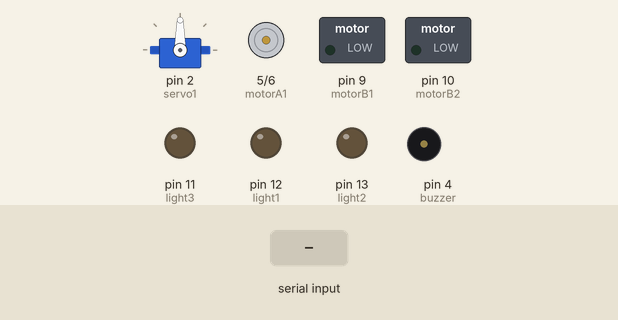
The sketch below on a simulated Arduino Uno, built with avr-gcc and run on an emulated ATmega328P. Parts: servo, motor-driver pin pairs drawn as motors (green arrow = first pin HIGH = forward, orange = second pin HIGH = backward, longer = more drive, scaled by the enable pin), switched loads named in the sketch (green lamp = pin HIGH), output pins drawn as LEDs (lit = HIGH), buzzer (waves = sounding, pin HIGH). The test bench sets the inputs (shaded band).

Above: at 1.2 s.
1.3 s: "F" received over Serial
2.8 s: byte 87 ('W') received over Serial
At 3.9 s:
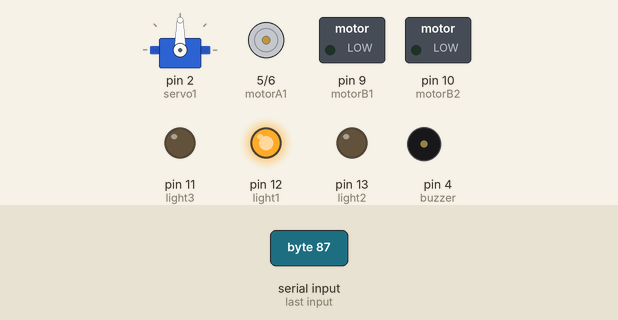
4.3 s: byte 85 ('U') received over Serial
At 5.0 s:
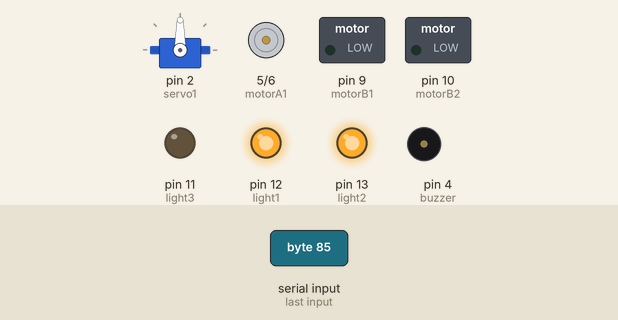
5.8 s: byte 119 ('w') received over Serial
At 6.2 s:
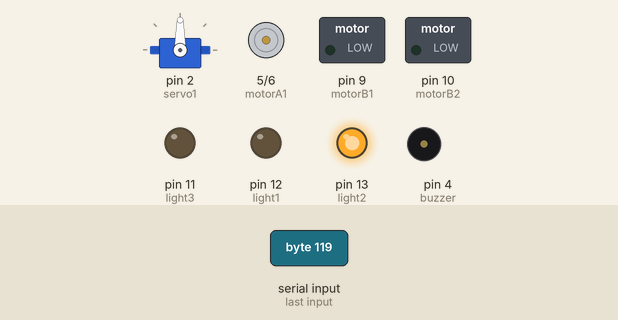
7.3 s: byte 88 ('X') received over Serial
At 8.5 s:
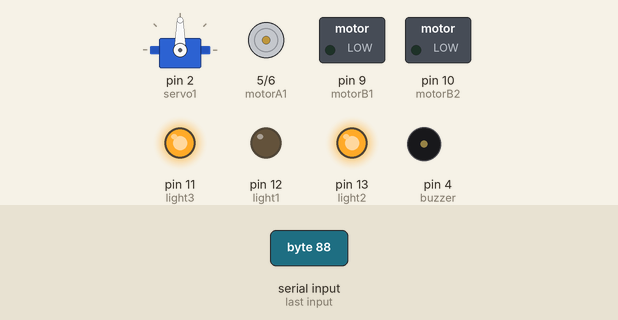
8.8 s: byte 117 ('u') received over Serial
At 9.7 s:
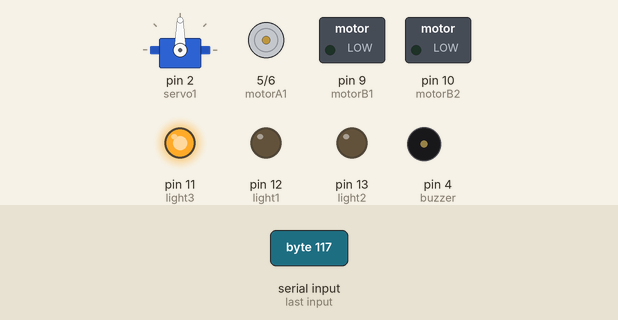
Timing chart, 0 to 11.3 s (numbered marks = the images above; inputs shaded):
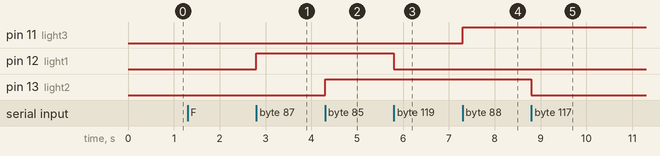

The sketch:

FinalCode.ino
```cpp
#include <Servo.h>
Servo servo1;

// Servo position constants
#define SERVOMIN  30
#define SERVOMID  90
#define SERVOMAX  150
#define TurnLeft servo1.write(SERVOMIN)
#define TurnMid  servo1.write(SERVOMID)
#define TurnRight servo1.write(SERVOMAX)

// Motor pins
int motorA1 = 5;
int motorA2 = 6;
int ENA     = 3;   // ENA controls speed of Motor A (must be a PWM pin)
int motorB1 = 9;
int motorB2 = 10;

// Peripherals
int buzzer  = 4;
int light1  = 12;
int light2  = 13;
int light3  = 11;

// State variables
int state;
int vSpeed;
char ch;

void setup() {
  servo1.attach(2); // Attach servo to pin 2 (not 3, since ENA is on pin 3 now)

  // Set pin modes
  pinMode(motorA1, OUTPUT);
  pinMode(motorA2, OUTPUT);
  pinMode(ENA, OUTPUT);        // ENA added
  pinMode(motorB1, OUTPUT);
  pinMode(motorB2, OUTPUT);
  pinMode(light1, OUTPUT);
  pinMode(light2, OUTPUT);
  pinMode(light3, OUTPUT);
  pinMode(buzzer, OUTPUT);

  Serial.begin(9600);  // Initialize serial communication
}

void loop() {
  // Read serial data
  if (Serial.available() > 0) {
    state = Serial.read();
    ch = state;
  }

  // Speed selection (based on numeric characters)
  if (state >= '0' && state <= '9') {
    vSpeed = map(state, '0', '9', 0, 240);
  } else if (state == 'q') {
    vSpeed = 255;
  }

  // Movement commands
  if (state == 'F') {
    digitalWrite(motorA1, HIGH);
    digitalWrite(motorA2, LOW);
    analogWrite(ENA, vSpeed);  // Enable Motor A with speed
    TurnMid;
  }
  else if (state == 'B') {
    digitalWrite(motorA1, LOW);
    digitalWrite(motorA2, HIGH);
    analogWrite(ENA, vSpeed);
    TurnMid;
  }
  else if (state == 'R') {
    digitalWrite(motorA1, LOW);
    digitalWrite(motorA2, LOW);
    analogWrite(ENA, 0);
    TurnRight;
  }
  else if (state == 'L') {
    digitalWrite(motorA1, LOW);
    digitalWrite(motorA2, LOW);
    analogWrite(ENA, 0);
    TurnLeft;
  }
  else if (state == 'I') {
    digitalWrite(motorA1, HIGH);
    digitalWrite(motorA2, LOW);
    analogWrite(ENA, vSpeed);
    TurnRight;
  }
  else if (state == 'G') {
    digitalWrite(motorA1, HIGH);
    digitalWrite(motorA2, LOW);
    analogWrite(ENA, vSpeed);
    TurnLeft;
  }
  else if (state == 'J') {
    digitalWrite(motorA1, LOW);
    digitalWrite(motorA2, HIGH);
    analogWrite(ENA, vSpeed);
    TurnRight;
  }
  else if (state == 'H') {
    digitalWrite(motorA1, LOW);
    digitalWrite(motorA2, HIGH);
    analogWrite(ENA, vSpeed);
    TurnLeft;
  }
  else if (state == 'S') {
    digitalWrite(motorA1, LOW);
    digitalWrite(motorA2, LOW);
    analogWrite(ENA, 0);  // Stop Motor A
    analogWrite(motorB1, 0);
    analogWrite(motorB2, 0);
  }

  // Lights
  if (state == 'W') digitalWrite(light1, HIGH);
  if (state == 'w') digitalWrite(light1, LOW);
  if (state == 'U') digitalWrite(light2, HIGH);
  if (state == 'u') digitalWrite(light2, LOW);
  if (state == 'X') digitalWrite(light3, HIGH);
  if (state == 'x') digitalWrite(light3, LOW);

  // Buzzer
  if (state == 'V') tone(buzzer, 500);
  if (state == 'v') noTone(buzzer);
}
```

Measured:
- after the input at 2.8 s, pin 12 (light1): LOW → HIGH at once
- after the input at 4.3 s, pin 13 (light2): LOW → HIGH at once
- after the input at 5.8 s, pin 12 (light1): HIGH → LOW at once
- after the input at 7.3 s, pin 11 (light3): LOW → HIGH at once
- after the input at 8.8 s, pin 13 (light2): HIGH → LOW at once
